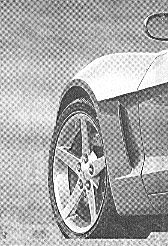
%> input picture ECE253_HW3/Problem2/Car.tif, 168 x 246 px
$ octave prob2main.m   (GNU Octave 9; MATLAB toolbox functions it lacks are replaced by stand-ins)
%> lines starting %> are read from the running program, lines starting %| are printed output that depends on the picture
%Problem 2: Butterworth Notch Reject Filtering in Frequency Domain

clear;
clc;


%Part (i)%%%%%%%%%%%%%%%%%%%%%%%%%%%%%%%%%%%%%%%%%%%%%%%%%%%%%%%%%%%%%%%%
img = imread('car.tif');
%> img is the input picture: size 246x168 uint8; min 0, max 255, mean 169.7
imshow(img)
r = 266;
c = 344;
pad_img = padarray(img, [r c],'post');
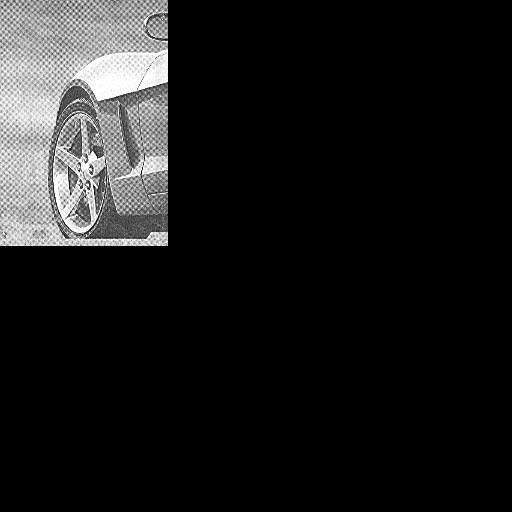
%> pad_img: size 512x512 uint8; min 0, max 255, mean 26.7

%Show FFT of image with "impulse-like" bursts
pad_img = fft2(pad_img);
pad_img = fftshift(pad_img);

figure
imagesc(-256:255,-256:255,log(abs(pad_img)));
colorbar;
xlabel('u');
ylabel('v');
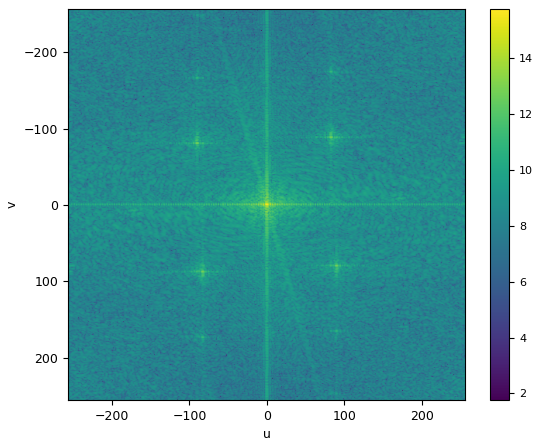
%> figure redrawn from the program's plot data

[u,v]=meshgrid(-256:255);

%Implement the Notch reject filter
D_0 = 40;
n = 2;


u_k = -89;
v_k = -165;
D_K = ((u - u_k).^2 + (v - v_k).^2).^.5;
D_negK = ((u + u_k).^2 + (v + v_k).^2).^.5;
filt_p = 1./(1+(D_0./D_K).^(2*n));
filt_n = 1./(1+(D_0./D_negK).^(2*n));
filter1 = filt_p.*filt_n;

u_k = -89;
v_k = -81;
D_K = ((u - u_k).^2 + (v - v_k).^2).^.5;
D_negK = ((u + u_k).^2 + (v + v_k).^2).^.5;
filt_p = 1./(1+(D_0./D_K).^(2*n));
filt_n = 1./(1+(D_0./D_negK).^(2*n));
filter2 = filt_p.*filt_n;

u_k = -83;
v_k = 86;
D_K = ((u - u_k).^2 + (v - v_k).^2).^.5;
D_negK = ((u + u_k).^2 + (v + v_k).^2).^.5;
filt_p = 1./(1+(D_0./D_K).^(2*n));
filt_n = 1./(1+(D_0./D_negK).^(2*n));
filter3 = filt_p.*filt_n;

u_k = -83;
v_k = 172;
D_K = ((u - u_k).^2 + (v - v_k).^2).^.5;
D_negK = ((u + u_k).^2 + (v + v_k).^2).^.5;
filt_p = 1./(1+(D_0./D_K).^(2*n));
filt_n = 1./(1+(D_0./D_negK).^(2*n));
filter4 = filt_p.*filt_n;

%Apply notch filter(s) to image
G = pad_img.*filter1.*filter2.*filter3.*filter4;
figure
imagesc(-256:255,-256:255,log(abs(G)));
colorbar;
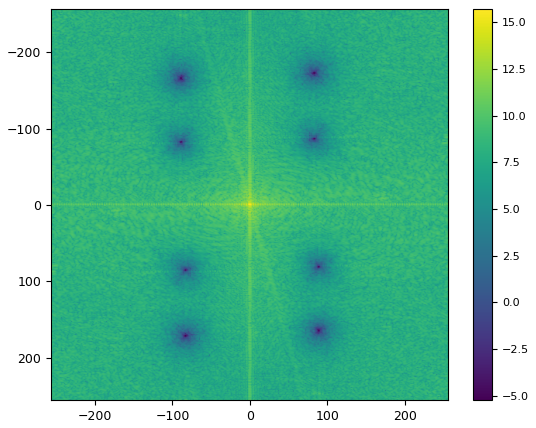
%> figure redrawn from the program's plot data

reconstructed_img = ifft2(ifftshift(G));
reconstructed_img = reconstructed_img(1:end-r, 1:end-c);
%> (the run ends here)
